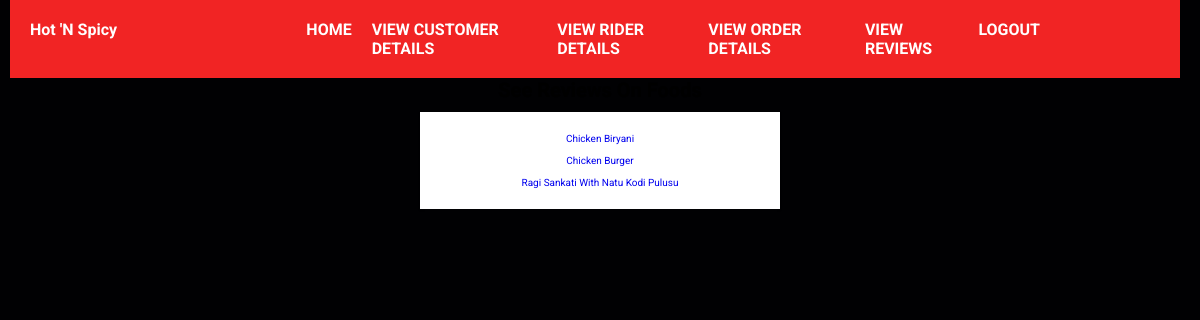
The page /menufor_review (signed in) on the database its author committed.
### tables this page shows
CREATE TABLE Food
    (
        food_no          INTEGER PRIMARY KEY AUTOINCREMENT ,
        food_image       VARCHAR(300) ,
        food_price       int,
        food_title       VARCHAR (100) ,
        food_description VARCHAR (500) ,
        admin_id         int NOT NULL,
        FOREIGN KEY (ADMIN_ID) REFERENCES ADMIN(ADMIN_ID)
    );

### app.py (the view)
@app.route('/menufor_review')
def reviewMenu():
    if "email" and "password" in session:
        foods = db.returnFoods()
        foods = foods.fetchall()
        return render_template('menuForReview.html', foods=foods)
    return redirect(url_for("adminLogin"))

### database.py (called while the page is built)
    @ staticmethod
    def returnFoods():
        connection = s.connect("foodSystem.db")
        cursor = connection.cursor()
        foods = cursor.execute("SELECT * from Food")
        return foods

### templates/menuForReview.html (shortened to what this page needs)
{% extends 'adminBase.html' %}
{% block body %}
    <h1 style="text-align: center;">See Reviews on Foods</h1>
<div class="AllFoodLinks">
    <br>
    {% for  i in range(foods|length) %}
    <div class="foodLink">
        <a href="/allreviews/{{ foods[i][0] }}">{{ foods[i][3] }}</a>
    </div>
    <br>
    {% endfor %}
</div>
{% endblock body %}

### static/css/adminStyle.css (style rules this page uses)
* { margin: 0; padding: 0; font-family:system-ui, -apple-system, BlinkMacSystemFont, 'Segoe UI', Roboto, Oxygen, Ubuntu, Cantarell, 'Open Sans', 'Helvetica Neue', sans-serif; }
body { background-color: #000000; }
.foodLink a { text-decoration: none; }
.AllFoodLinks { display : flex; justify-content: center; align-items: center; flex-direction: column; background-color: white; margin-left: 35%; margin-right: 35%; padding: 10px; box-shadow: 0 1px 2px rgba(0, 0, 0, 0.2); margin-top: 10px; }

### static/css/style.css (style rules this page uses)
:root { --main-color: #f12424; --black: #13131a; --bg: #010103; --border: .1rem solid rgba(255, 255, 255, .3); }
* { margin: 0; padding: 0; font-family:'Roboto', sans-serif; outline: none; border:none; box-sizing: border-box; text-decoration: none; text-transform: capitalize; transition: .2s linear; }
html { font-size: 62.5%; overflow-x: hidden; scroll-padding-top: 9rem; scroll-behavior: smooth; }
body { background: var(--bg); }

### rows shown on the page
Food: food_title "Chicken Biryani"
Food: food_title "Chicken Burger"
Food: food_title "Ragi Sankati With Natu Kodi Pulusu"
